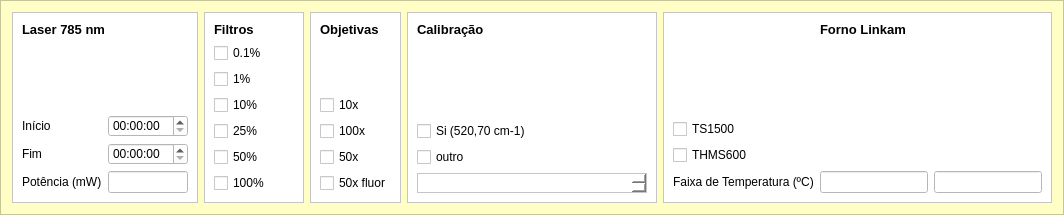
        <widget class="QFrame" name="frame_5">
         <property name="minimumSize">
          <size>
           <width>1000</width>
           <height>180</height>
          </size>
         </property>
         <property name="maximumSize">
          <size>
           <width>16777215</width>
           <height>16777215</height>
          </size>
         </property>
         <property name="styleSheet">
          <string notr="true">background-color: rgb(255, 255, 197);</string>
         </property>
         <property name="frameShape">
          <enum>QFrame::StyledPanel</enum>
         </property>
         <property name="frameShadow">
          <enum>QFrame::Raised</enum>
         </property>
         <layout class="QHBoxLayout" name="horizontalLayout_3">
          <item>
           <widget class="QFrame" name="frame_16">
            <property name="maximumSize">
             <size>
              <width>200</width>
              <height>16777215</height>
             </size>
            </property>
            <property name="styleSheet">
             <string notr="true">background-color: rgb(255, 255, 255);</string>
            </property>
            <property name="frameShape">
             <enum>QFrame::StyledPanel</enum>
            </property>
            <property name="frameShadow">
             <enum>QFrame::Raised</enum>
            </property>
            <layout class="QGridLayout" name="gridLayout_6">
             <item row="3" column="0">
              <widget class="QLabel" name="label_11">
               <property name="text">
                <string>Fim</string>
               </property>
              </widget>
             </item>
             <item row="3" column="1">
              <widget class="QTimeEdit" name="laser_stop_timeEdit"/>
             </item>
             <item row="4" column="0">
              <widget class="QLabel" name="label_9">
               <property name="minimumSize">
                <size>
                 <width>0</width>
                 <height>20</height>
                </size>
               </property>
               <property name="maximumSize">
                <size>
                 <width>16777215</width>
                 <height>20</height>
                </size>
               </property>
               <property name="text">
                <string>Potência (mW)</string>
               </property>
              </widget>
             </item>
             <item row="0" column="0" colspan="2">
              <widget class="QLabel" name="label_6">
               <property name="enabled">
                <bool>true</bool>
               </property>
               <property name="maximumSize">
                <size>
                 <width>16777215</width>
                 <height>15</height>
                </size>
               </property>
               <property name="font">
                <font>
                 <pointsize>10</pointsize>
                 <weight>75</weight>
                 <bold>true</bold>
                </font>
               </property>
               <property name="text">
                <string>Laser 785 nm</string>
               </property>
              </widget>
             </item>
             <item row="4" column="1">
              <widget class="QLineEdit" name="laser_power_lineEdit">
               <property name="maximumSize">
                <size>
                 <width>80</width>
                 <height>16777215</height>
                </size>
               </property>
              </widget>
             </item>
             <item row="2" column="0">
              <widget class="QLabel" name="label_10">
               <property name="text">
                <string>Início</string>
               </property>
              </widget>
             </item>
             <item row="2" column="1">
              <widget class="QTimeEdit" name="laser_start_timeEdit"/>
             </item>
             <item row="1" column="0">
              <spacer name="verticalSpacer_5">
               <property name="orientation">
                <enum>Qt::Vertical</enum>
               </property>
               <property name="sizeHint" stdset="0">
                <size>
                 <width>20</width>
                 <height>40</height>
                </size>
               </property>
              </spacer>
             </item>
            </layout>
           </widget>
          </item>
          <item>
           <widget class="QFrame" name="frame">
            <property name="minimumSize">
             <size>
              <width>100</width>
              <height>0</height>
             </size>
            </property>
            <property name="maximumSize">
             <size>
              <width>16777215</width>
              <height>16777215</height>
             </size>
            </property>
            <property name="styleSheet">
             <string notr="true">background-color: rgb(255, 255, 255);</string>
            </property>
            <property name="frameShape">
             <enum>QFrame::StyledPanel</enum>
            </property>
            <property name="frameShadow">
             <enum>QFrame::Raised</enum>
            </property>
            <layout class="QVBoxLayout" name="verticalLayout_3">
             <item>
              <widget class="QLabel" name="label_7">
               <property name="font">
                <font>
                 <pointsize>10</pointsize>
                 <weight>75</weight>
                 <bold>true</bold>
                </font>
               </property>
               <property name="text">
                <string>Filtros</string>
               </property>
              </widget>
             </item>
             <item>
              <widget class="QCheckBox" name="filtro01_checkBox">
               <property name="text">
                <string>0.1%</string>
               </property>
              </widget>
             </item>
             <item>
              <widget class="QCheckBox" name="filtro1_checkBox">
               <property name="text">
                <string>1%</string>
               </property>
              </widget>
             </item>
             <item>
              <widget class="QCheckBox" name="filtro10_checkBox">
               <property name="text">
                <string>10%</string>
               </property>
              </widget>
             </item>
             <item>
              <widget class="QCheckBox" name="filtro25_checkBox">
               <property name="text">
                <string>25%</string>
               </property>
              </widget>
             </item>
             <item>
              <widget class="QCheckBox" name="filtro50_checkBox">
               <property name="text">
                <string>50%</string>
               </property>
              </widget>
             </item>
             <item>
              <widget class="QCheckBox" name="filtro100_checkBox">
               <property name="text">
                <string>100%</string>
               </property>
              </widget>
             </item>
            </layout>
           </widget>
          </item>
          <item>
           <widget class="QFrame" name="frame_17">
            <property name="maximumSize">
             <size>
              <width>100</width>
              <height>16777215</height>
             </size>
            </property>
            <property name="styleSheet">
             <string notr="true">background-color: rgb(255, 255, 255);</string>
            </property>
            <property name="frameShape">
             <enum>QFrame::StyledPanel</enum>
            </property>
            <property name="frameShadow">
             <enum>QFrame::Raised</enum>
            </property>
            <layout class="QGridLayout" name="gridLayout_7">
             <item row="3" column="0">
              <widget class="QCheckBox" name="objetiva100x_checkBox">
               <property name="text">
                <string>100x</string>
               </property>
              </widget>
             </item>
             <item row="0" column="0">
              <widget class="QLabel" name="label_8">
               <property name="font">
                <font>
                 <pointsize>10</pointsize>
                 <weight>75</weight>
                 <bold>true</bold>
                </font>
               </property>
               <property name="text">
                <string>Objetivas</string>
               </property>
              </widget>
             </item>
             <item row="2" column="0">
              <widget class="QCheckBox" name="objetiva10x_checkBox">
               <property name="text">
                <string>10x</string>
               </property>
              </widget>
             </item>
             <item row="5" column="0">
              <widget class="QCheckBox" name="objetiva50xfluor_checkBox">
               <property name="text">
                <string>50x fluor</string>
               </property>
              </widget>
             </item>
             <item row="4" column="0">
              <widget class="QCheckBox" name="objetiva50x_checkBox">
               <property name="text">
                <string>50x</string>
               </property>
              </widget>
             </item>
             <item row="1" column="0">
              <spacer name="verticalSpacer_9">
               <property name="orientation">
                <enum>Qt::Vertical</enum>
               </property>
               <property name="sizeHint" stdset="0">
                <size>
                 <width>20</width>
                 <height>40</height>
                </size>
               </property>
              </spacer>
             </item>
            </layout>
           </widget>
          </item>
          <item>
           <widget class="QFrame" name="frame_9">
            <property name="maximumSize">
             <size>
              <width>250</width>
              <height>16777215</height>
             </size>
            </property>
            <property name="styleSheet">
             <string notr="true">background-color: rgb(255, 255, 255);</string>
            </property>
            <property name="frameShape">
             <enum>QFrame::StyledPanel</enum>
            </property>
            <property name="frameShadow">
             <enum>QFrame::Raised</enum>
            </property>
            <layout class="QVBoxLayout" name="verticalLayout_2">
             <item>
              <widget class="QLabel" name="label_14">
               <property name="font">
                <font>
                 <pointsize>10</pointsize>
                 <weight>75</weight>
                 <bold>true</bold>
                </font>
               </property>
               <property name="text">
                <string>Calibração</string>
               </property>
              </widget>
             </item>
             <item>
              <spacer name="verticalSpacer_7">
               <property name="orientation">
                <enum>Qt::Vertical</enum>
               </property>
               <property name="sizeHint" stdset="0">
                <size>
                 <width>20</width>
                 <height>40</height>
                </size>
               </property>
              </spacer>
             </item>
             <item>
              <widget class="QCheckBox" name="cal_si_checkBox">
               <property name="text">
                <string>Si (520,70 cm-1)</string>
               </property>
              </widget>
             </item>
             <item>
              <widget class="QCheckBox" name="cal_outro_checkBox">
               <property name="text">
                <string>outro</string>
               </property>
              </widget>
             </item>
             <item>
              <widget class="QTextEdit" name="cal_outro_textEdit">
               <property name="minimumSize">
                <size>
                 <width>0</width>
                 <height>0</height>
                </size>
               </property>
               <property name="maximumSize">
                <size>
                 <width>16777215</width>
                 <height>20</height>
                </size>
               </property>
              </widget>
             </item>
            </layout>
           </widget>
          </item>
          <item>
           <widget class="QFrame" name="frame_21">
            <property name="maximumSize">
             <size>
              <width>400</width>
              <height>16777215</height>
             </size>
            </property>
            <property name="styleSheet">
             <string notr="true">background-color: rgb(255, 255, 255);</string>
            </property>
            <property name="frameShape">
             <enum>QFrame::StyledPanel</enum>
            </property>
            <property name="frameShadow">
             <enum>QFrame::Raised</enum>
            </property>
            <layout class="QGridLayout" name="gridLayout_9">
             <item row="4" column="0">
              <widget class="QLabel" name="label_23">
               <property name="maximumSize">
                <size>
                 <width>200</width>
                 <height>16777215</height>
                </size>
               </property>
               <property name="text">
                <string>Faixa de Temperatura (ºC)</string>
               </property>
              </widget>
             </item>
             <item row="4" column="1">
              <widget class="QLineEdit" name="linkam_startT_lineEdit">
               <property name="minimumSize">
                <size>
                 <width>100</width>
                 <height>0</height>
                </size>
               </property>
               <property name="maximumSize">
                <size>
                 <width>150</width>
                 <height>16777215</height>
                </size>
               </property>
              </widget>
             </item>
             <item row="2" column="0">
              <widget class="QCheckBox" name="ts1500_checkBox">
               <property name="text">
                <string>TS1500</string>
               </property>
              </widget>
             </item>
             <item row="3" column="0">
              <widget class="QCheckBox" name="thms600_checkBox">
               <property name="text">
                <string>THMS600</string>
               </property>
              </widget>
             </item>
             <item row="4" column="2">
              <widget class="QLineEdit" name="linkam_stopT_lineEdit">
               <property name="minimumSize">
                <size>
                 <width>100</width>
                 <height>0</height>
                </size>
               </property>
               <property name="maximumSize">
                <size>
                 <width>150</width>
                 <height>100</height>
                </size>
               </property>
              </widget>
             </item>
             <item row="0" column="1">
              <widget class="QLabel" name="label_15">
               <property name="font">
                <font>
                 <pointsize>10</pointsize>
                 <weight>75</weight>
                 <bold>true</bold>
                </font>
               </property>
               <property name="text">
                <string>Forno Linkam</string>
               </property>
              </widget>
             </item>
             <item row="1" column="0">
              <spacer name="verticalSpacer_6">
               <property name="orientation">
                <enum>Qt::Vertical</enum>
               </property>
               <property name="sizeHint" stdset="0">
                <size>
                 <width>20</width>
                 <height>40</height>
                </size>
               </property>
              </spacer>
             </item>
            </layout>
           </widget>
          </item>
         </layout>
        </widget>
